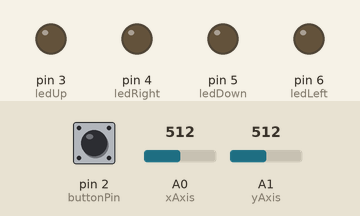
Simulated run of this sketch. Board: Arduino Uno, built with avr-gcc and run on an emulated ATmega328P. Shown: output pins drawn as LEDs (lit = HIGH). The inputs (shaded band) are chosen by the test bench; at power-on: A0 (xAxis) = 512, A1 (yAxis) = 512, pin 2 (buttonPin) HIGH.

Above: at 1.2 s.
1.3 s: A0 (xAxis) set to 682
2.8 s: A0 (xAxis) set to 719
At 3.5 s:
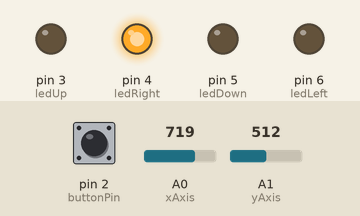
4.3 s: A1 (yAxis) set to 683
5.8 s: A1 (yAxis) set to 711
At 7.0 s:
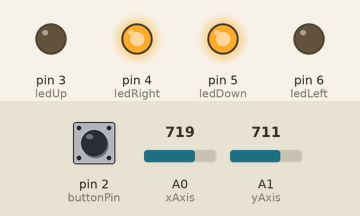
7.3 s: pin 2 (buttonPin) pulled LOW for 0.15 s
At 7.41 s:
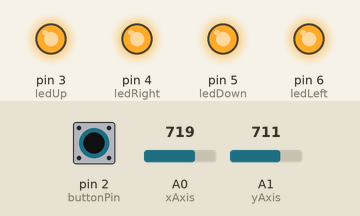
9.0 s: A0 (xAxis) set to 690
At 10.0 s:
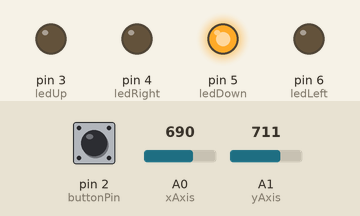
Timing chart, 0 to 11.5 s (numbered marks = the images above; inputs shaded):
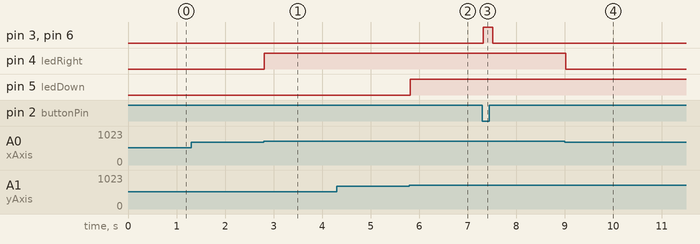

The sketch:

joystick_with_leds.ino
```cpp
const int xAxis = A0;
const int yAxis = A1;
const int buttonPin = 2;

const int ledUp = 3;
const int ledRight = 4;
const int ledDown = 5;
const int ledLeft = 6;

void setup() {
  pinMode(ledUp, OUTPUT);
  pinMode(ledRight, OUTPUT);
  pinMode(ledDown, OUTPUT);
  pinMode(ledLeft, OUTPUT);
  pinMode(buttonPin, INPUT_PULLUP);
}

void loop() {
  int xValue = analogRead(xAxis);
  int yValue = analogRead(yAxis);
  int buttonState = digitalRead(buttonPin);

  // Turn off all LEDs
  digitalWrite(ledUp, LOW);
  digitalWrite(ledRight, LOW);
  digitalWrite(ledDown, LOW);
  digitalWrite(ledLeft, LOW);

  if (buttonState == LOW) { // Button is pressed
    // Turn on all LEDs
    digitalWrite(ledUp, HIGH);
    digitalWrite(ledRight, HIGH);
    digitalWrite(ledDown, HIGH);
    digitalWrite(ledLeft, HIGH);
  } else {
    // Determine which direction the joystick is tilted and light up the appropriate LED
    if (yValue < 300) {
      digitalWrite(ledUp, HIGH); // Up
    } else if (yValue > 700) {
      digitalWrite(ledDown, HIGH); // Down
    }

    if (xValue < 300) {
      digitalWrite(ledLeft, HIGH); // Left
    } else if (xValue > 700) {
      digitalWrite(ledRight, HIGH); // Right
    }
  }

  delay(100);
}
```

Measured:
- the behaviour switches between 700 and 701 on A0 (xAxis) (found by bisection; images 0 and 1)
- the behaviour switches between 700 and 701 on A1 (yAxis) (found by bisection; images 1 and 2)
- after the input at 1.3 s, every drawn part: stays the same
- after the input at 2.8 s, pin 4 (ledRight): LOW → HIGH at once
- after the input at 5.8 s, pin 5 (ledDown): LOW → HIGH at once
- after the input at 7.3 s, pin 3 (ledUp), pin 6 (ledLeft): LOW → HIGH at once, → LOW 0.20 s later
- after the input at 9.0 s, pin 4 (ledRight): HIGH → LOW at once
